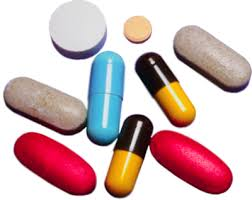
#> input picture pill.jpeg, 252 x 200 px
$ python contour.py
#> lines starting #> are read from the running program, lines starting #| are printed output that depends on the picture; after the words box and inside, x2 and y2 are one past the last pixel; in counts of white or black regions, pixels touching at a corner belong together
import cv2
def nothing(x):
   pass
img = cv2.imread('pill.jpeg')
#> img is the input picture: shape (200, 252, 3); mean B, G, R 183.7, 183.1, 208.4
gray = cv2.cvtColor(img,cv2.COLOR_BGR2GRAY)
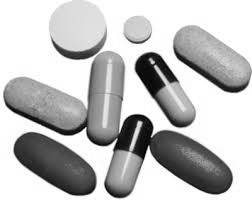
#> gray: shape (200, 252); min 0, max 255, mean 190.7
ret, binary = cv2.threshold(gray,150,255,cv2.THRESH_BINARY)
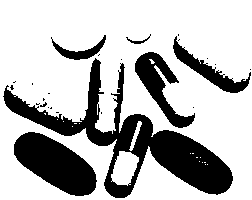
#> binary: shape (200, 252); 72.5% white; 25 black regions (19 under 20 px)
cv2.imshow('gray',gray)
cv2.imshow('binary',binary)
ctontours, hierarchy = cv2.findContours(binary,cv2.RETR_TREE,cv2.CHAIN_APPROX_SIMPLE)
#> ctontours = 60 contours, 50 with area under 20; largest, box (x1, y1, x2, y2) and area: (0, 0, 252, 200) 49949, (2, 57, 234, 199) 8878, (13, 131, 98, 197) 3230, (134, 51, 196, 129) 1709, (172, 35, 252, 94) 1146

cv2.imshow("img", img)
img_copy=img
cv2.createTrackbar('min_value','img',0,255,nothing)
#cv2.createTrackbar('max_value','img',0,255,nothing)
while(1):
    #cv2.imshow("img", img)
    #img[:]=255
    min_value = cv2.getTrackbarPos('min_value', 'img')
   # max_value = cv2.getTrackbarPos('max_value', 'img')
    ret, binary = cv2.threshold(gray,min_value,255,cv2.THRESH_BINARY)
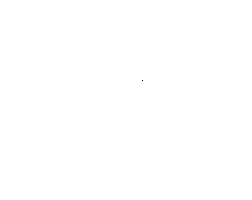
#> binary: shape (200, 252); 100% white; black in thin lines or dots, all inside (x1, y1, x2, y2) = (142, 80, 143, 81)
#> ret = 0
    contours, hierarchy = cv2.findContours(binary,cv2.RETR_TREE,cv2.CHAIN_APPROX_SIMPLE)
#> contours = 2 contours, 1 with area under 20; largest, box (x1, y1, x2, y2) and area: (0, 0, 252, 200) 49949
    img_copy=img.copy()
    cv2.drawContours(img_copy,contours,-1,(0,0,255),3)
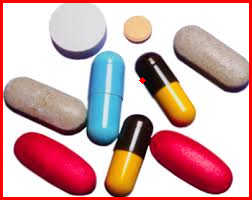
#> img_copy: shape (200, 252, 3); 5.36% of pixels changed, all inside (x1, y1, x2, y2) = (0, 0, 252, 200)
    cv2.imshow('img',img_copy)

    k = cv2.waitKey(1) & 255
#> (key Esc is pressed here)
    if k == 27:
        break

cv2.destroyAllWindows()
